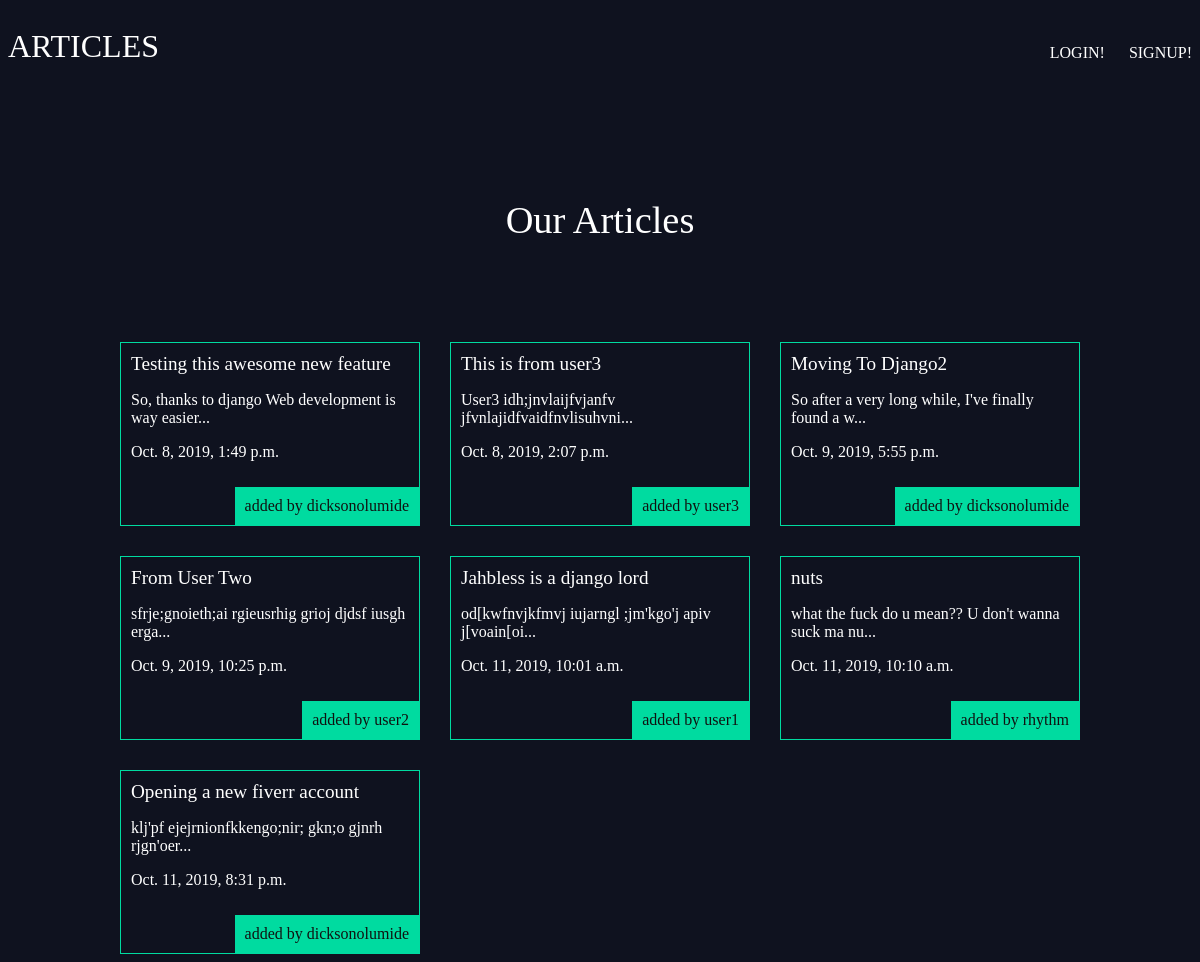
The app's page /articles/ with its own data.
### article_writer/models.py (models this page shows, shortened)
class Article(models.Model):
    title = models.CharField(max_length=100)
    slug = models.SlugField()
    body = models.TextField()
    date = models.DateTimeField(auto_now_add=True)
    thumb = models.ImageField(default='default.png', blank=True)
    author = models.ForeignKey(User, default=None)
    def snippet(self):
        return self.body[:50] + "..."

### article_writer/views.py (the view)
def article_list(request):
    articles = Article.objects.all().order_by('date')
    return render(request, 'article_writer/article_list.html', {'articles':articles})

### article_writer/templates/article_writer/article_list.html
{% extends 'base_layouts.html' %}
{% block content %}
        <h1>Our Articles</h1>
        <div class="articles">
            {% for article in articles %}
                <div class ="article">
                    <h2><a href="{% url 'articles:detail' slug=article.slug %}">{{article.title}}</a></h2>
                    <p>{{ article.snippet }}</p>
                    <p>{{ article.date }}</p>
                    <p class="author">added by {{ article.author.username }} </p>
                </div>
            {% endfor %}
        </div>
{% endblock %}

### templates/base_layouts.html (shortened to what this page needs)
{% load static from staticfiles %}
<!DOCTYPE html>
<html>
    <head>
        <link rel="stylesheet" href="{% static 'styles.css' %}">
    </head>
    <body>
        <header>
            <h1>
                    <a href="{% url 'articles:list' %}">ARTICLES</a>
            </h1>
            <nav>
                <ul>
                    {% if user.is_authenticated %}
                        <li>
                            <form class="logout-link" action="{% url 'accounts:logout' %}" method="post">
                                    {% csrf_token %}
                                    <button type="submit">Logout</button >
                            </form>
                        </li>
                        <li><a href="{% url 'articles:create' %}" class="highlight">New Article</a></li>
                    {% else %}
                        <li> <a href="{% url 'accounts:login' %}">LOGIN!</a></li>
                        <li> <a href="{% url 'accounts:signup' %}">SIGNUP!</a></li>
                    {% endif %}
                </ul>
            </nav>
        </header>
       <div class="wrapper">
            {% block content %}
            {% endblock %}
       </div>
    </body>
</html>

### assets/styles.css (style rules this page uses)
body { background:#0f121f; background-image: url('stars/star7.jpg'); color: #fff; }
body * { font-family: Ubuntu; }
h1,h2, h3, h4, h5 { font-weight: normal; margin: 0; }
a, a:hover, a:visited { color: rgb(255, 255, 255); text-decoration: none; }
.wrapper { max-width: 960px; margin: 0 auto; }
div.wrapper h1 { text-align: center; margin: 100px auto; font-size: 2.4em; }
header { display: grid; grid-template-columns: 1fr 1fr; padding: 20px 0; }
nav { justify-self: end; }
nav li { display: inline-block; margin-left: 20px; }
.articles { display: grid; grid-template-columns: 1fr 1fr 1fr; grid-gap: 30px; }
.article { padding: 10px; border: 1px solid #00dba0; position: relative; padding-bottom: 48px; }
.article h2 { font-size: 1.2em; }
.article .author { padding: 10px; background: #00dba0; position: absolute; right: 0; bottom: 0; margin: 0; color: #0f1210; }

### records on screen
Article: title "Testing this awesome new feature", snippet "So, thanks to django Web development is way easier...", date "Oct. 8, 2019, 1:49 p.m.", author.username "dicksonolumide"
Article: title "This is from user3", snippet "User3 idh;jnvlaijfvjanfv jfvnlajidfvaidfnvlisuhvni...", date "Oct. 8, 2019, 2:07 p.m.", author.username "user3"
Article: title "Moving To Django2", snippet "So after a very long while, I've finally found a w...", date "Oct. 9, 2019, 5:55 p.m.", author.username "dicksonolumide"
Article: title "From User Two", snippet "sfrje;gnoieth;ai rgieusrhig grioj djdsf iusgh erga...", date "Oct. 9, 2019, 10:25 p.m.", author.username "user2"
Article: title "Jahbless is a django lord", snippet "od[kwfnvjkfmvj iujarngl ;jm'kgo'j apiv j[voain[oi...", date "Oct. 11, 2019, 10:01 a.m.", author.username "user1"
Article: title "nuts", snippet "what the fuck do u mean?? U don't wanna suck ma nu...", date "Oct. 11, 2019, 10:10 a.m.", author.username "rhythm"
Article: title "Opening a new fiverr account", snippet "klj'pf ejejrnionfkkengo;nir; gkn;o gjnrh rjgn'oer...", date "Oct. 11, 2019, 8:31 p.m.", author.username "dicksonolumide"
